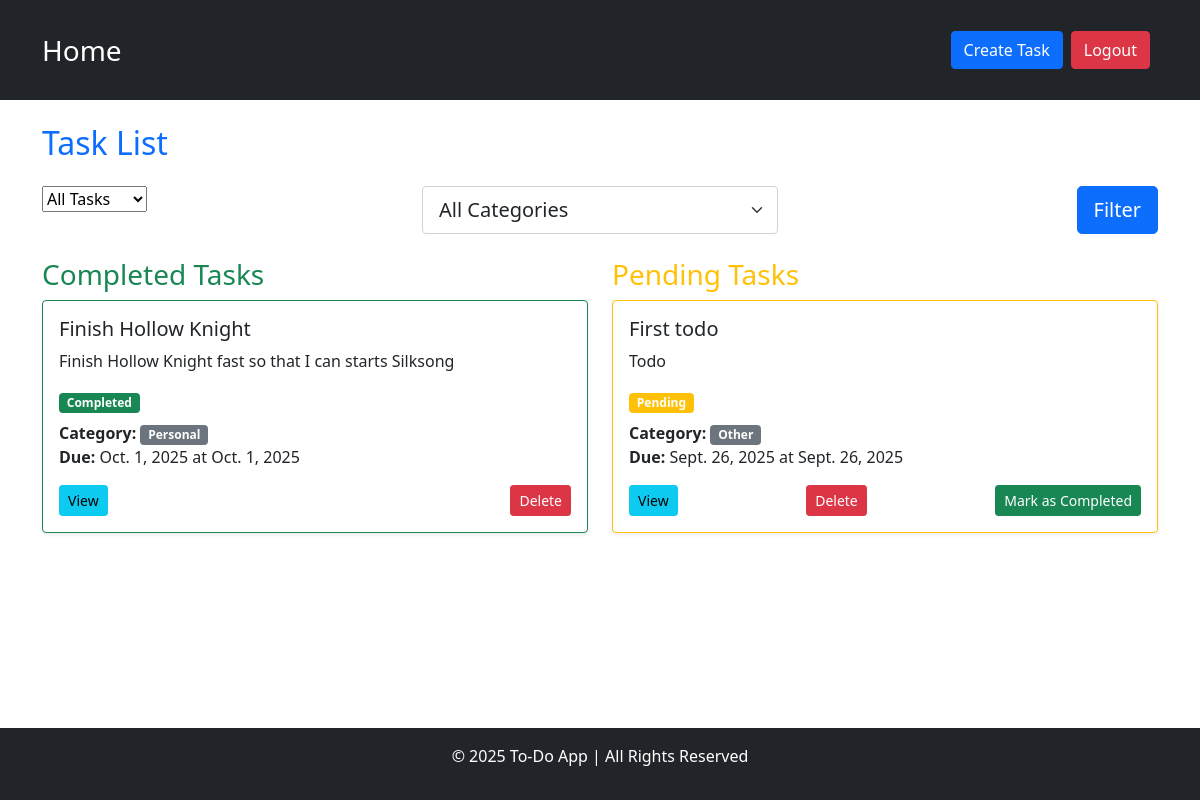
Before: / (signed in) with the older database file.
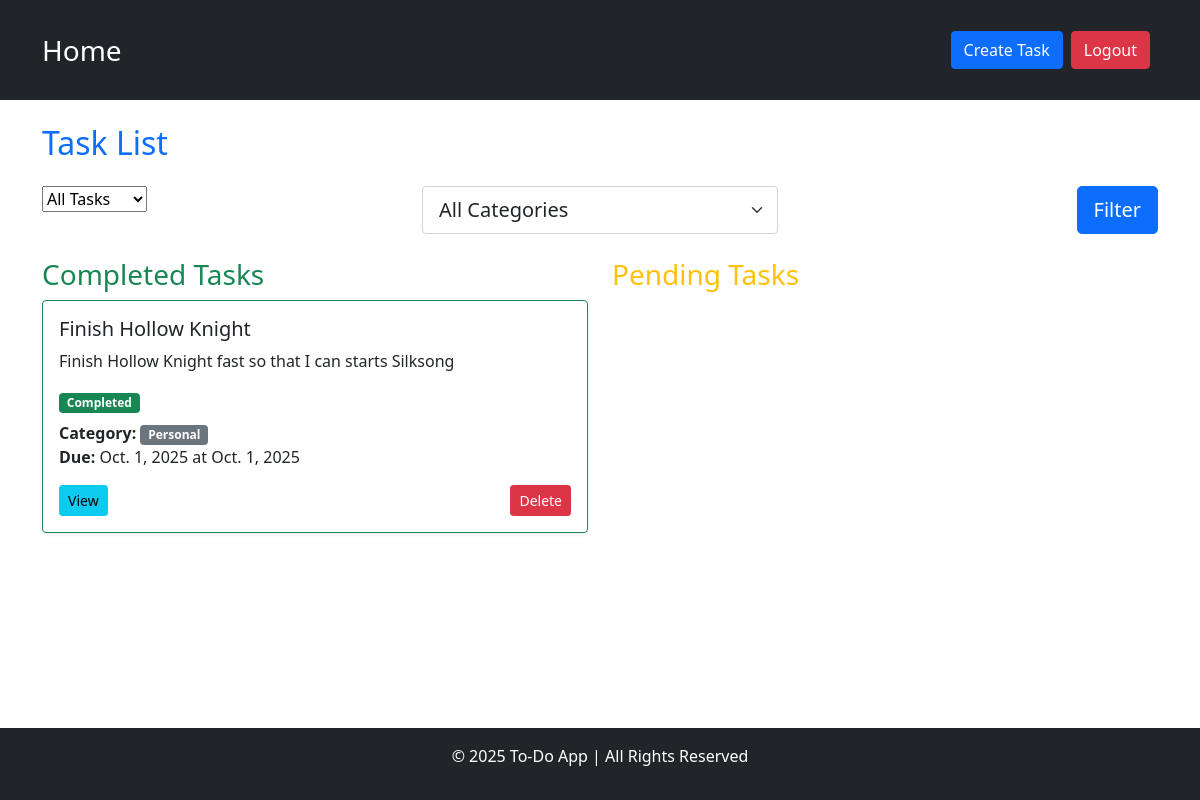
After: the same page with the newer database file.
### task/models.py (models this page shows, shortened)
class Task(models.Model):
    STATUS = [
        ('pending', 'Pending'),
        ('completed', 'Completed'),
    ]
    CATEGORY = [
        ('work', 'Work'),
        ('personal', 'Personal'),
        ('other', 'Other'),
    ]
    title = models. CharField(max_length=100)
    description = models.TextField()
    due_date = models.DateField()
    due_time = models.TimeField()
    status = models.CharField(max_length=10, choices=STATUS)
    category = models.CharField(max_length=10, choices=CATEGORY)
    is_completed = models.BooleanField(default=False) #task is pending
    user = models.ForeignKey(User, on_delete=models.CASCADE)

### task/views.py (the view)
# urls.py: path('', views.task_list,name = 'task_list'),
@login_required
def task_list(request):
    status_filter = request.GET.get('status', 'all')
    category_filter = request.GET.get('category', 'all')
    tasks = Task.objects.filter(user = request.user)
    if status_filter != 'all':
        tasks = tasks.filter(is_completed = (status_filter == 'completed'))
    if category_filter != 'all':
        tasks = tasks.filter(category = category_filter)
    completed_tasks = tasks.filter(is_completed = True)
    pending_tasks = tasks.filter(is_completed = False)
    return render(request, 'task_list.html', {
        'completed_tasks' : completed_tasks,
        'pending_tasks' : pending_tasks,
        'status_filter' : status_filter,
        'category_filter' : category_filter
    })

### task/templates/task_list.html (shortened to what this page needs)
{% extends "base.html" %}
{% block content %}
    <h2 class="mb-4 text-primary">Task List</h2>
    <form method="get" class"mb-4">
        <div class="row">
            <div class="col-md-4">
                <select name="status" id="form-select form-select-lg">
                    <option value="all" {% if status_filter == 'all' %}selected{% endif %}>
                        All Tasks
                    </option>
                </select>
            </div>
            <div class="col-md-4 pb-4">
                <select name="category" class="form-select form-select-lg">
                    <option value="all" {% if category_filter == 'all' %}selected{% endif %}>All Categories</option>
                </select>
            </div>
            <div class="col-md-4 text-end">
                <button type="submit" class="btn btn-primary btn-lg">Filter</button>
            </div>
        </div>
    </form>
    <div class="row">
        <div class="col-md-6">
            <h3 class="text-success">Completed Tasks</h3>
            <div class="card-columns">
                {% for task in completed_tasks %}
                <div class="card mb-4 shadow-sm border-success">
                    <div class="card-body">
                        <h5 class="card-title">{{ task.title }}</h5>
                        <p class="card-text"> {{task.description|truncatewords:15}} </p>
                        <span class="badge bg-success mb-2">Completed</span>
                        <p class="card-text">
                            <strong>Category:</strong> <span class="badge bg-secondary"> {{task.get_category_display}} </span><br>
                            <strong>Due:</strong> {{task.due_date}} at {{task.due_date}}
                        </p>
                        <div class="d-flex justify-content-between">
                            <a href="{% url "task_detail" task.id %}" class="btn btn-info btn-sm">View</a>
                            <a href="{% url "task_delete" task.id %}" class="btn btn-danger btn-sm">Delete</a>
                        </div>
                    </div>
                </div>
                {% endfor %}
            </div>
        </div>
        <div class="col-md-6">
            <h3 class="text-warning">Pending Tasks</h3>
            <div class="card-columns">
                {% for task in pending_tasks %}
                <div class="card mb-4 shadow-sm border-warning">
                    <div class="card-body">
                        <h5 class="card-title">{{ task.title }}</h5>
                        <p class="card-text"> {{task.description|truncatewords:15}} </p>
                        <span class="badge bg-warning mb-2">Pending</span>
                        <p class="card-text">
                            <strong>Category:</strong> <span class="badge bg-secondary"> {{task.get_category_display}} </span><br>
                            <strong>Due:</strong> {{task.due_date}} at {{task.due_date}}
                        </p>
                        <div class="d-flex justify-content-between">
                            <a href="{% url "task_detail" task.id %}" class="btn btn-info btn-sm">View</a>
                            <a href="{% url "task_delete" task.id %}" class="btn btn-danger btn-sm">Delete</a>
                            <a href="{% url "task_mark_completed" task.id %}" class="btn btn-success btn-sm">Mark as Completed</a>
                        </div>
                    </div>
                </div>
                {% endfor %}
            </div>
        </div>
    </div>
{% endblock %}

### templates/base.html (shortened to what this page needs)
<!DOCTYPE html>
<html lang="en">
<head>
    <link href="https://cdn.jsdelivr.net/npm/bootstrap@5.0.2/dist/css/bootstrap.min.css" rel="stylesheet">
</head>
<body class="d-flex flex-column min-vh-100">
    <header class="bg-dark text-white p-3">
        <nav class="navbar navbar-expand-lg navbar-dark">
            <div class="container">
                <a class="navbar-brand fs-3" href="{% url "task_list" %}">Home</a>
                <div class="collapse navbar-collapse" id="navbarNav">
                    <ul class="navbar-nav ms-auto">
                        {% if user.is_authenticated %}
                            <li class="nav-item">
                                <a href="{% url "task_create" %}" class="btn btn-primary text-white">Create Task</a>
                            </li>
                            <li class="nav-item">
                                <form method="post" action="{% url "logout" %}">
                                    <button type="submit" class="btn btn-danger mx-2">Logout</button>
                                </form>
                            </li>
                        {% endif %}
                    </ul>
                </div>
            </div>
        </nav>
    </header>
    <main class="container mt-4 flex-grow-1">
        {% block content %}
        {% endblock %}
    </main>
    <footer class="bg-dark text-white text-center py-3 mt-auto">
        <p>&copy; 2025 To-Do App | All Rights Reserved</p>
    </footer>
</body>
</html>

Changed rows visible on the page:
removed Task: title "First todo", description "Todo", category "Other", due_date "Sept. 26, 2025", shown under "Pending Tasks"
